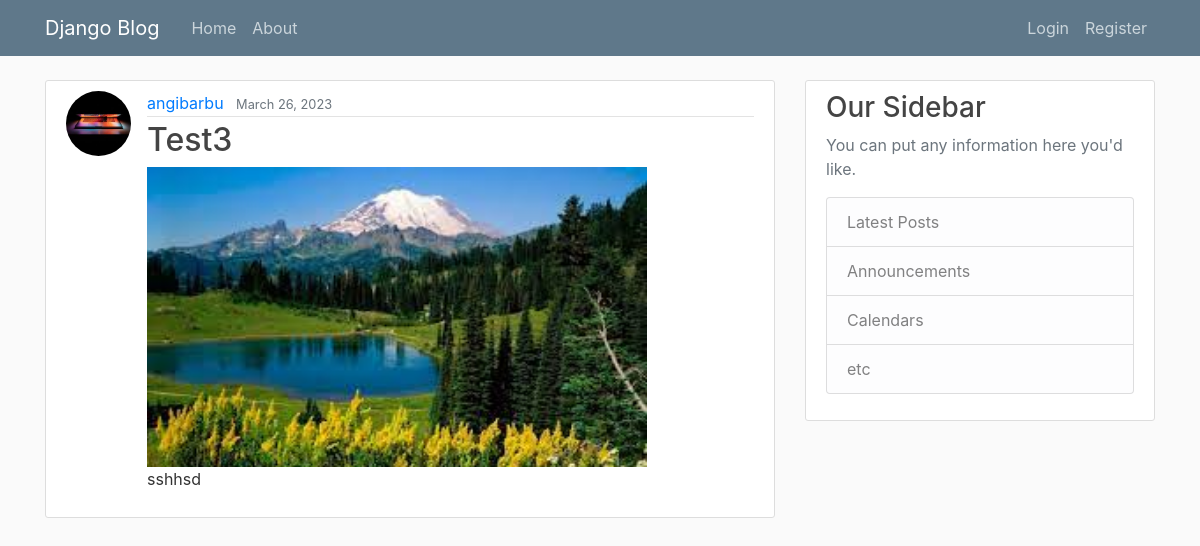
Screenshot of /post/11/ with the database file from the repository.
### blog/models.py (models this page shows, shortened)
class Post(models.Model):
    title = models.CharField(max_length=100)
    content = models.TextField()
    date_posted = models.DateTimeField(default=timezone.now)
    author = models.ForeignKey(User, on_delete=models.CASCADE)
    image = models.ImageField(upload_to="images/")

### users/models.py (models this page shows, shortened)
class Profile(models.Model):
    user = models.OneToOneField(User, on_delete=models.CASCADE)
    image = models.ImageField(default='default.jpg', upload_to='profile_pics')

### blog/views.py (the view)
# urls.py: path('post/<int:pk>/', PostDetailView.as_view(), name='post-detail'),
class PostDetailView(DetailView):
    model = Post

### blog/templates/blog/post_detail.html (shortened to what this page needs)
{% extends "blog/base.html" %}
{% block content %}
    <article class="media content-section">
        <img class="rounded-circle article-img" src="{{ object.author.profile.image.url }}">
        <div class="media-body">
            <div class="article-metadata">
                <a class="mr-2" href="{% url 'user-posts' object.author.username %}">{{ object.author }}</a>
                <small class="text-muted">{{ object.date_posted|date:"F d, Y" }}</small>
            </div>
            <h2 class="article-title">{{ object.title }}</h2>
            <img width="500" height="300" src="{{ object.image.url }}">
            <p class="article-content">{{ object.content }}</p>
        </div>
    </article>
{% endblock content %}

### blog/static/blog/main.css (style rules this page uses)
body { background: #fafafa; color: #333333; margin-top: 5rem; }
h1, h2, h3, h4, h5, h6 { color: #444444; }
.content-section { background: #ffffff; padding: 10px 20px; border: 1px solid #dddddd; border-radius: 3px; margin-bottom: 20px; }
.article-title { color: #444444; }
.article-content { white-space: pre-line; }
.article-img { height: 65px; width: 65px; margin-right: 16px; }
.article-metadata { padding-bottom: 1px; margin-bottom: 4px; border-bottom: 1px solid #e3e3e3 }

### rows the page displays
Post: author.profile.image (picture), author "angibarbu", date_posted "March 26, 2023", title "Test3", image (picture), content "sshhsd"
